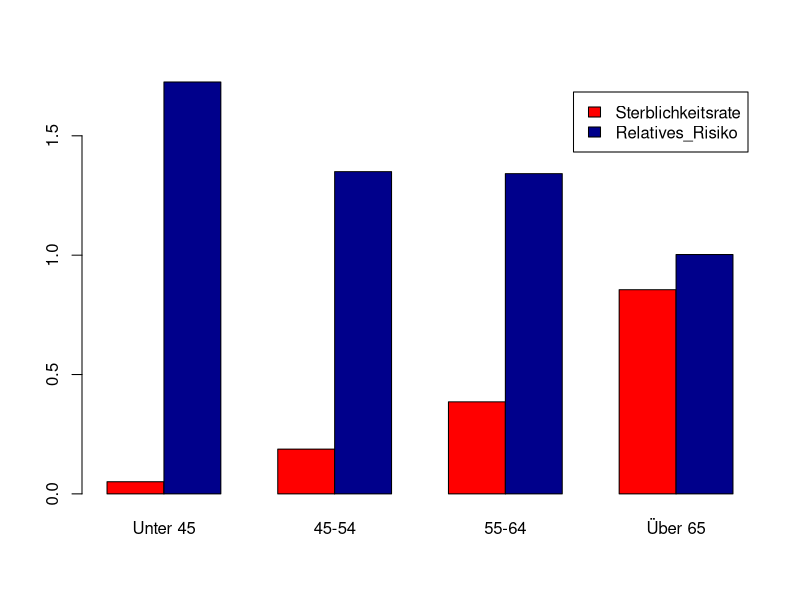

Recreate this plot in R.
###################
##### Übung 1 #####
###################

pdf("SS2017_Pongratz_Aufgabenblatt1.pdf")

# a)
S_all = 369/1314
S_U45 = 32/628
S_45_54 = 39/208
S_55_64 = 91/236
S_Ü65 = 207/242

# b)
R_all = (139/582)/(230/732)
R_U45 = (19/288)/(13/340)
R_45_54 = (27/130)/(12/78)
R_55_64 = (51/115)/(40/121)
R_Ü65 = (42/49)/(165/193)

# c)
Sterblichkeitsrate = c(S_U45, S_45_54, S_55_64, S_Ü65)
Relatives_Risiko = c(R_U45, R_45_54, R_55_64, R_Ü65)

library(ggplot2)

Matrix_Sterblichkeit = rbind(Sterblichkeitsrate, Relatives_Risiko)
colnames(Matrix_Sterblichkeit) = c("Unter 45", "45-54", "55-64", "Über 65")
Balkendiagramm_Sterblichkeit = barplot(Matrix_Sterblichkeit, col=c("red", "darkblue"), legend = rownames(Matrix_Sterblichkeit), beside=TRUE)


###################
##### Übung 2 #####
###################

"Übung 2"

# a)
pWert_neu_besser_einseitig = 1-pbinom(11, size=16, prob=0.5)
pWert_neu_besser_einseitig
ifelse(pWert_neu_besser_einseitig<=0.05, "Hypothese annehmen", "Hypothese ablehnen")

# b)
pWert_neu_besser_zweiseitig = 1-pbinom(11, size=16, prob=0.5) + pbinom(4, size=16, prob=0.5)
2 * pWert_neu_besser_einseitig
pWert_neu_besser_zweiseitig
ifelse(pWert_neu_besser_zweiseitig<=0.05, "Hypothese annehmen", "Hypothese ablehnen")

o = dev.off()